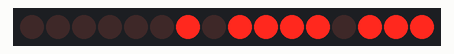
A sketch run on a simulated Arduino Uno, built with avr-gcc and run on an emulated ATmega328P. On the bench: 16 shift-register outputs drawn as a row of LEDs (first output left, lit = HIGH). Wiring (inferred from the names in the program): 2 × shift register (74HC595): data pin 5; shift clock pin 9; latch pin 6. Wiring (inferred from the signals the program sends): row of LEDs: on Q0, Q1, Q2, Q3, Q4, Q5, Q6, Q7, Q8, Q9, Q10, Q11, Q12, Q13, Q14, Q15.

Above: at 0.05 s.
At 1.05 s:
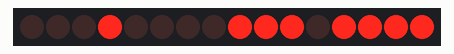
At 1.95 s:
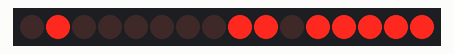
At 3.95 s:
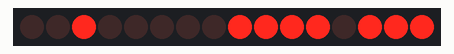
At 5.96 s:
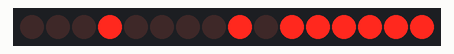
At 7.96 s:
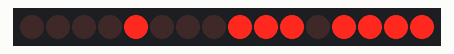
Timing chart, 0 to 8.3 s (numbered marks = the images above):
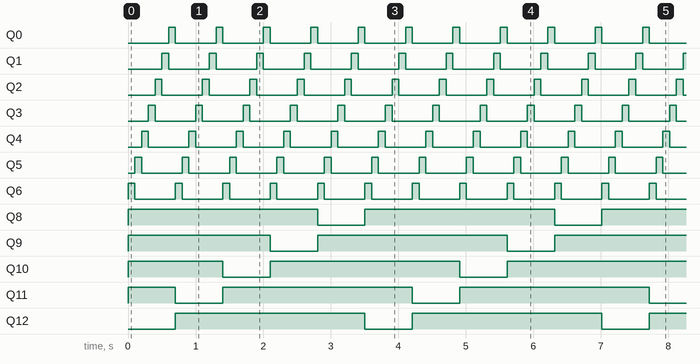

Measured:
- by itself, Q0–6: alternates HIGH for 0.10 s and LOW for 0.60 s
- by itself, Q8, Q12: alternates HIGH for 2.8 s and LOW for 0.70 s
- by itself, Q9–11: repeats every 3.5 s: LOW 0.70 s, HIGH 2.8 s

The sketch:

a_RecorridoMatrizLEDs.ino
```cpp
/*
    Programa que recorre los puntos de la matriz de LEDs
 *  Control de la matriz de LEDS sin librería
 *  Jose Pujol- Kiwibot
 *  Octubre 2015
*/

// pines registro de desplazamiento
const int latchPin = 6;    // pin para el latch de los 74CH495
const int datosPin = 5;    // pin para Datos serie del 74CH495
const int relojPin = 9;     // pin para reloj del 74CH495

// vector con las columnas como 1s
byte columna[7] = {B00000010, B00000100, B00001000, B00010000, B00100000, B01000000, B10000000};
// vector con las filas como ceros
byte fila[5] = {B11110111, B11101111, B11011111, B10111111, B01111111};


void setup() {
  pinMode(latchPin, OUTPUT);
  pinMode(datosPin, OUTPUT);
  pinMode(relojPin, OUTPUT);
}

void loop() {
  for (int i = 0; i < 5; i++) {
    for (int j = 0; j < 7; j++) {
      // Ponemos el latch para escuchar datos
      digitalWrite(latchPin, LOW);
      // mandamos los datos para el segundo registro
      // que esta conectado a las filas
      shiftOut(datosPin, relojPin, LSBFIRST, fila[i]);
      // mandamos los datos para el primer registro
      // que esta conectado a las columnas
      shiftOut(datosPin, relojPin, LSBFIRST, columna[j]);
      // activamos la salida de los datos
      digitalWrite(latchPin, HIGH);
      delay(100);
    }
  }
}
```
